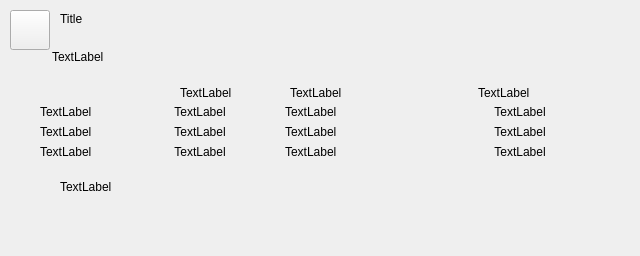
<?xml version="1.0" encoding="UTF-8"?>
<ui version="4.0">
 <class>EducationAdvisorWidget</class>
 <widget class="QWidget" name="EducationAdvisorWidget">
  <property name="geometry">
   <rect>
    <x>0</x>
    <y>0</y>
    <width>640</width>
    <height>256</height>
   </rect>
  </property>
  <property name="windowTitle">
   <string>Form</string>
  </property>
  <widget class="Button" name="cIconButton">
   <property name="geometry">
    <rect>
     <x>10</x>
     <y>10</y>
     <width>40</width>
     <height>40</height>
    </rect>
   </property>
   <property name="text">
    <string/>
   </property>
  </widget>
  <widget class="Label" name="cTitle">
   <property name="geometry">
    <rect>
     <x>60</x>
     <y>12</y>
     <width>545</width>
     <height>35</height>
    </rect>
   </property>
   <property name="text">
    <string>Title</string>
   </property>
   <property name="alignment">
    <set>Qt::AlignLeading|Qt::AlignLeft|Qt::AlignTop</set>
   </property>
  </widget>
  <widget class="Label" name="cSubtitle">
   <property name="geometry">
    <rect>
     <x>52</x>
     <y>50</y>
     <width>63</width>
     <height>20</height>
    </rect>
   </property>
   <property name="text">
    <string>TextLabel</string>
   </property>
   <property name="alignment">
    <set>Qt::AlignLeading|Qt::AlignLeft|Qt::AlignTop</set>
   </property>
  </widget>
  <widget class="MessageWidget" name="cEducationArea" native="true">
   <property name="geometry">
    <rect>
     <x>32</x>
     <y>100</y>
     <width>576</width>
     <height>64</height>
    </rect>
   </property>
  </widget>
  <widget class="Label" name="cMessage">
   <property name="geometry">
    <rect>
     <x>60</x>
     <y>180</y>
     <width>512</width>
     <height>20</height>
    </rect>
   </property>
   <property name="text">
    <string>TextLabel</string>
   </property>
   <property name="alignment">
    <set>Qt::AlignLeading|Qt::AlignLeft|Qt::AlignTop</set>
   </property>
  </widget>
  <widget class="Label" name="cWorking">
   <property name="geometry">
    <rect>
     <x>180</x>
     <y>86</y>
     <width>63</width>
     <height>20</height>
    </rect>
   </property>
   <property name="text">
    <string>TextLabel</string>
   </property>
   <property name="alignment">
    <set>Qt::AlignLeading|Qt::AlignLeft|Qt::AlignTop</set>
   </property>
  </widget>
  <widget class="Label" name="cCanEducate">
   <property name="geometry">
    <rect>
     <x>290</x>
     <y>86</y>
     <width>63</width>
     <height>20</height>
    </rect>
   </property>
   <property name="text">
    <string>TextLabel</string>
   </property>
   <property name="alignment">
    <set>Qt::AlignLeading|Qt::AlignLeft|Qt::AlignTop</set>
   </property>
  </widget>
  <widget class="Label" name="cCoverage">
   <property name="geometry">
    <rect>
     <x>478</x>
     <y>86</y>
     <width>63</width>
     <height>20</height>
    </rect>
   </property>
   <property name="text">
    <string>TextLabel</string>
   </property>
   <property name="alignment">
    <set>Qt::AlignLeading|Qt::AlignLeft|Qt::AlignTop</set>
   </property>
  </widget>
  <widget class="Label" name="cSchoolNumber">
   <property name="geometry">
    <rect>
     <x>40</x>
     <y>105</y>
     <width>63</width>
     <height>20</height>
    </rect>
   </property>
   <property name="text">
    <string>TextLabel</string>
   </property>
   <property name="alignment">
    <set>Qt::AlignLeading|Qt::AlignLeft|Qt::AlignTop</set>
   </property>
  </widget>
  <widget class="Label" name="cSchoolWorking">
   <property name="geometry">
    <rect>
     <x>150</x>
     <y>105</y>
     <width>100</width>
     <height>20</height>
    </rect>
   </property>
   <property name="text">
    <string>TextLabel</string>
   </property>
   <property name="alignment">
    <set>Qt::AlignHCenter|Qt::AlignTop</set>
   </property>
  </widget>
  <widget class="Label" name="cSchoolCanEducate">
   <property name="geometry">
    <rect>
     <x>285</x>
     <y>105</y>
     <width>69</width>
     <height>20</height>
    </rect>
   </property>
   <property name="text">
    <string>TextLabel</string>
   </property>
   <property name="alignment">
    <set>Qt::AlignLeading|Qt::AlignLeft|Qt::AlignTop</set>
   </property>
  </widget>
  <widget class="Label" name="cSchoolCoverage">
   <property name="geometry">
    <rect>
     <x>420</x>
     <y>105</y>
     <width>200</width>
     <height>20</height>
    </rect>
   </property>
   <property name="text">
    <string>TextLabel</string>
   </property>
   <property name="alignment">
    <set>Qt::AlignHCenter|Qt::AlignTop</set>
   </property>
  </widget>
  <widget class="Label" name="cAcademyCoverage">
   <property name="geometry">
    <rect>
     <x>420</x>
     <y>125</y>
     <width>200</width>
     <height>20</height>
    </rect>
   </property>
   <property name="text">
    <string>TextLabel</string>
   </property>
   <property name="alignment">
    <set>Qt::AlignHCenter|Qt::AlignTop</set>
   </property>
  </widget>
  <widget class="Label" name="cAcademyCanEducate">
   <property name="geometry">
    <rect>
     <x>285</x>
     <y>125</y>
     <width>71</width>
     <height>20</height>
    </rect>
   </property>
   <property name="text">
    <string>TextLabel</string>
   </property>
   <property name="alignment">
    <set>Qt::AlignLeading|Qt::AlignLeft|Qt::AlignTop</set>
   </property>
  </widget>
  <widget class="Label" name="cAcademyWorking">
   <property name="geometry">
    <rect>
     <x>150</x>
     <y>125</y>
     <width>100</width>
     <height>20</height>
    </rect>
   </property>
   <property name="text">
    <string>TextLabel</string>
   </property>
   <property name="alignment">
    <set>Qt::AlignHCenter|Qt::AlignTop</set>
   </property>
  </widget>
  <widget class="Label" name="cAcademyNumber">
   <property name="geometry">
    <rect>
     <x>40</x>
     <y>125</y>
     <width>63</width>
     <height>20</height>
    </rect>
   </property>
   <property name="text">
    <string>TextLabel</string>
   </property>
   <property name="alignment">
    <set>Qt::AlignLeading|Qt::AlignLeft|Qt::AlignTop</set>
   </property>
  </widget>
  <widget class="Label" name="cLibraryCoverage">
   <property name="geometry">
    <rect>
     <x>420</x>
     <y>145</y>
     <width>200</width>
     <height>20</height>
    </rect>
   </property>
   <property name="text">
    <string>TextLabel</string>
   </property>
   <property name="alignment">
    <set>Qt::AlignHCenter|Qt::AlignTop</set>
   </property>
  </widget>
  <widget class="Label" name="cLibraryCanEducate">
   <property name="geometry">
    <rect>
     <x>285</x>
     <y>145</y>
     <width>69</width>
     <height>20</height>
    </rect>
   </property>
   <property name="text">
    <string>TextLabel</string>
   </property>
   <property name="alignment">
    <set>Qt::AlignLeading|Qt::AlignLeft|Qt::AlignTop</set>
   </property>
  </widget>
  <widget class="Label" name="cLibraryWorking">
   <property name="geometry">
    <rect>
     <x>150</x>
     <y>145</y>
     <width>100</width>
     <height>20</height>
    </rect>
   </property>
   <property name="text">
    <string>TextLabel</string>
   </property>
   <property name="alignment">
    <set>Qt::AlignHCenter|Qt::AlignTop</set>
   </property>
  </widget>
  <widget class="Label" name="cLibraryNumber">
   <property name="geometry">
    <rect>
     <x>40</x>
     <y>145</y>
     <width>63</width>
     <height>20</height>
    </rect>
   </property>
   <property name="text">
    <string>TextLabel</string>
   </property>
   <property name="alignment">
    <set>Qt::AlignLeading|Qt::AlignLeft|Qt::AlignTop</set>
   </property>
  </widget>
 </widget>
 <customwidgets>
  <customwidget>
   <class>Button</class>
   <extends>QPushButton</extends>
   <header>widget/button.h</header>
  </customwidget>
  <customwidget>
   <class>Label</class>
   <extends>QLabel</extends>
   <header>widget/label.h</header>
  </customwidget>
  <customwidget>
   <class>MessageWidget</class>
   <extends>QWidget</extends>
   <header>widget/messagewidget.h</header>
   <container>1</container>
  </customwidget>
 </customwidgets>
 <resources/>
 <connections/>
</ui>
